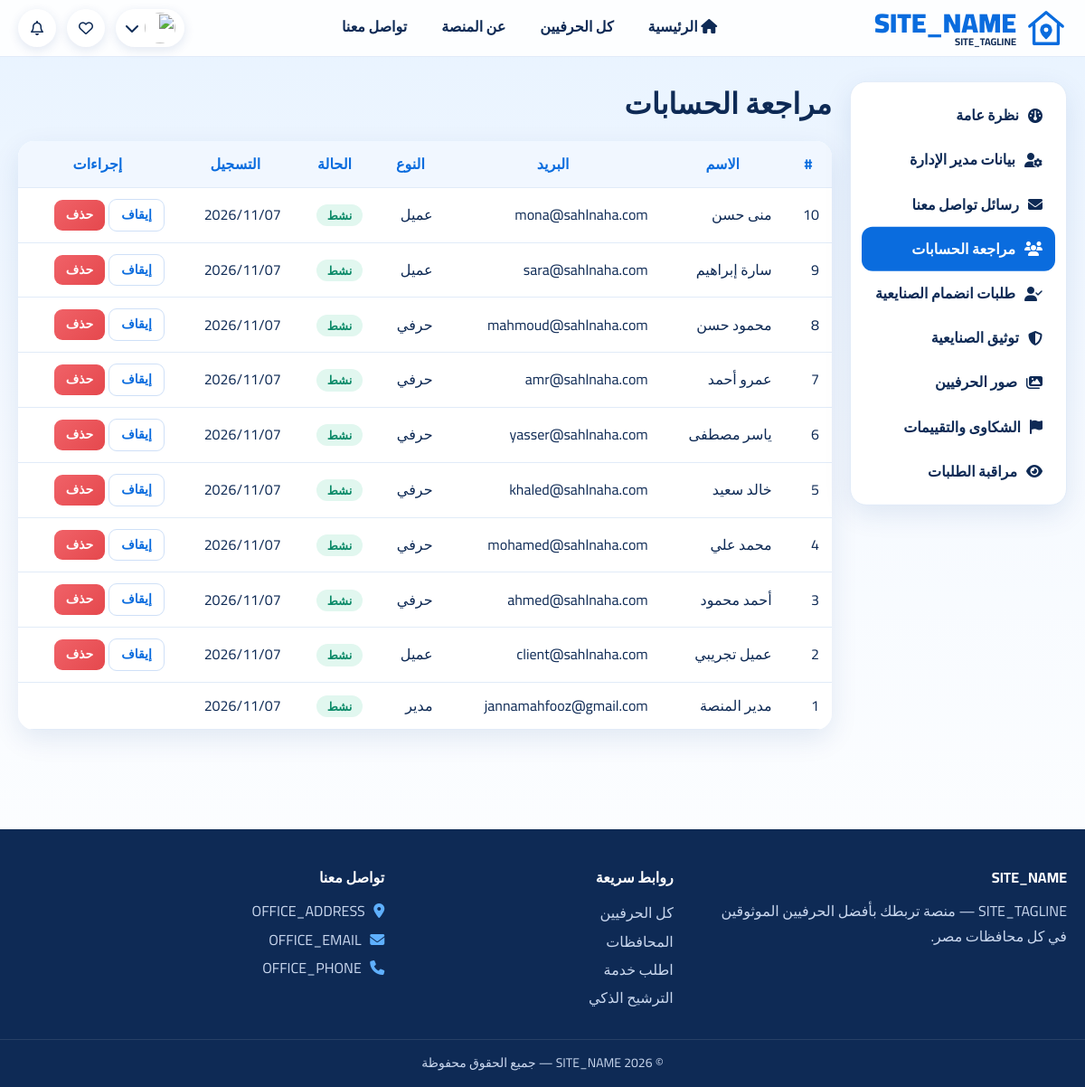
Page /index.php?tab=users (signed in) on the committed database.
### tables this page shows
CREATE TABLE users (
  id INT AUTO_INCREMENT PRIMARY KEY,
  name VARCHAR(120) NOT NULL,
  email VARCHAR(160) NOT NULL UNIQUE,
  phone VARCHAR(30),
  password VARCHAR(255) NOT NULL,
  role ENUM('client','craftsman','admin') NOT NULL DEFAULT 'client',
  avatar VARCHAR(255),
  status ENUM('active','suspended') NOT NULL DEFAULT 'active',
  created_at TIMESTAMP DEFAULT CURRENT_TIMESTAMP
);

### functions.php (called while the page is built, shortened)
<?php
function db(): PDO {
    static $pdo;
    if (!$pdo) {
        $pdo = new PDO('mysql:host=' . DB_HOST . ';dbname=' . DB_NAME . ';charset=utf8mb4', DB_USER, DB_PASS, [
            PDO::ATTR_ERRMODE => PDO::ERRMODE_EXCEPTION,
            PDO::ATTR_DEFAULT_FETCH_MODE => PDO::FETCH_ASSOC,
        ]);
    }
    return $pdo;
}
function q(string $sql, array $p = []): PDOStatement {
    $s = db()->prepare($sql);
    $s->execute($p);
    return $s;
}
function e($v): string {
    return htmlspecialchars((string)$v, ENT_QUOTES, 'UTF-8');
}
function url(string $p = ''): string {
    return BASE_URL . $p;
}
function user() {
    static $u = null, $done = false;
    if (!$done) {
        $u = isset($_SESSION['uid'])
            ? (q('SELECT * FROM users WHERE id=? AND status="active"', [$_SESSION['uid']])->fetch() ?: null)
            : null;
    }
    return $u;
}
function require_login(?string $role = null) {
    $u = user();
    return $u;
}
    ?>

### index.php (the view, shortened to what this page needs)
<?php
require __DIR__ . '/../includes/functions.php';
$u = require_login('admin');
$tab = $_GET['tab'] ?? 'overview';
function act(string $act, int $id, string $label, string $cls = 'ghost') {
    echo '<form method="post" class="inl">' .
        csrf_field() .
        '<input type="hidden" name="act" value="' . $act . '">' .
        '<input type="hidden" name="id" value="' . $id . '">' .
        '<button class="btn sm ' . $cls . '">' . $label . '</button></form>';
}
require __DIR__ . '/../includes/header.php';
$tabs = [
    'overview' => ['نظرة عامة', 'gauge'],
    'profile' => ['بيانات مدير الإدارة', 'user-gear'],
    'contacts' => ['رسائل تواصل معنا', 'envelope'],
    'users' => ['مراجعة الحسابات', 'users'],
    'join' => ['طلبات انضمام الصنايعية', 'user-check'],
    'verify' => ['توثيق الصنايعية', 'shield-halved'],
    'photos' => ['صور الحرفيين', 'images'],
    'reports' => ['الشكاوى والتقييمات', 'flag'],
    'requests' => ['مراقبة الطلبات', 'eye']
];
?>
<div class="wrap admin">
<aside class="a-side">
    <?php foreach ($tabs as $k => $t): ?>
        <a class="<?= $tab === $k ? 'on' : '' ?>"
           href="<?= url('admin/index.php?tab=' . $k) ?>">
            <i class="fa-solid fa-<?= $t[1] ?>"></i>
            <?= $t[0] ?>
        </a>
    <?php endforeach ?>
</aside>
<main class="a-main">
<?php if ($tab === 'profile'): ?>
    <h1>بيانات مدير الإدارة</h1>
    <section class="panel">
        <form method="post"
              enctype="multipart/form-data"
              style="max-width:500px">
            <?= csrf_field() ?>
            <input type="hidden"
                   name="act"
                   value="save_admin_profile">
            <div style="text-align:center;margin-bottom:20px">
                <img
                    src="<?= e(img($u['avatar'])) ?>"
                    alt="صورة مدير الإدارة"
                    style="width:110px;height:110px;object-fit:cover;border-radius:50%;"
                >
                <p>الصورة الحالية</p>
            </div>
            <label>اسم مدير الإدارة</label>
            <input
                type="text"
                name="name"
                value="<?= e($u['name']) ?>"
                maxlength="120"
                required
                style="width:100%;margin:10px 0 20px"
            >
            <label>الصورة الشخصية</label>
            <input
                type="file"
                name="photo"
                accept="image/jpeg,image/png,image/webp"
                style="width:100%;margin:10px 0 20px"
            >
            <button type="submit" class="btn green">
                حفظ البيانات
            </button>
        </form>
    </section>
<?php elseif ($tab === 'users'): ?>
<h1>مراجعة الحسابات</h1>
<div class="tbl-wrap">
<table class="tbl">
<tr>
    <th>#</th>
    <th>الاسم</th>
    <th>البريد</th>
    <th>النوع</th>
    <th>الحالة</th>
    <th>التسجيل</th>
    <th>إجراءات</th>
</tr>
<?php foreach (q('SELECT * FROM users ORDER BY id DESC LIMIT 200')->fetchAll() as $r): ?>
<tr>
    <td><?= $r['id'] ?></td>
    <td><?= e($r['name']) ?></td>
    <td><?= e($r['email']) ?></td>
    <td>
        <?= ['admin' => 'مدير', 'client' => 'عميل', 'craftsman' => 'حرفي'][$r['role']] ?>
    </td>
    <td>
        <span class="pill <?= $r['status'] === 'active' ? 'ok' : 'off' ?>">
            <?= $r['status'] === 'active' ? 'نشط' : 'موقوف' ?>
        </span>
    </td>
    <td><?= date('Y/m/d', strtotime($r['created_at'])) ?></td>
    <td>
        <?php if ($r['role'] !== 'admin') {
            if ($r['status'] === 'active') {
                act('suspend', $r['id'], 'إيقاف');
            } else {
                act('activate', $r['id'], 'تفعيل', 'green');
            }
        } ?>
    </td>
</tr>
<?php endforeach ?>
</table>
</div>
<?php endif; ?>
</main>
</div>
<?php require __DIR__ . '/../includes/footer.php'; ?>

### style.css (style rules this page uses)
:root { --blue:#0a6cde;--blue-d:#0752b3;--navy:#0e2a55;--mut:#6b7a99;--line:#e1ebf8;--bg:#f3f8ff;--ok:#14b08a;--gold:#f5b301;--red:#e5484d;--r:16px;--sh:0 10px 30px rgba(14,60,140,.10) }
* { box-sizing:border-box;margin:0;padding:0 }
html { scroll-behavior:smooth }
body { font-family:'Cairo',system-ui,sans-serif;color:var(--navy);background:linear-gradient(180deg,#e8f3ff 0,#f6faff 520px,#fff 100%) no-repeat;line-height:1.7;min-height:100vh }
a { color:inherit;text-decoration:none }
button { font:inherit;cursor:pointer;border:0;background:none;color:inherit }
.wrap { max-width:1280px;margin:auto;padding:0 20px }
.btn { display:inline-flex;align-items:center;justify-content:center;gap:8px;background:linear-gradient(135deg,#1387f0,var(--blue));color:#fff;font-weight:700;padding:10px 20px;border-radius:12px;box-shadow:0 6px 16px rgba(10,108,222,.28);transition:.2s;white-space:nowrap }
.btn.ghost { background:#fff;color:var(--blue);border:1.5px solid #cfe0f7;box-shadow:none }
.btn.danger { background:linear-gradient(135deg,#f06268,var(--red));box-shadow:none }
.btn.sm { padding:5px 13px;font-size:14px;border-radius:9px }
.pill { display:inline-block;padding:1px 12px;border-radius:20px;font-size:13px;font-weight:700 }
.pill.ok { background:#e1f7ef;color:#0b8a68 }
.tbl-wrap { overflow-x:auto;margin-bottom:40px;border-radius:18px;box-shadow:var(--sh) }
.cmp-table,.tbl { width:100%;border-collapse:collapse;background:#fff;min-width:640px }
.cmp-table th,.cmp-table td,.tbl th,.tbl td { padding:12px 14px;border-bottom:1px solid var(--line);text-align:center;vertical-align:middle }
.cmp-table th,.tbl th { background:#f1f7ff;color:var(--blue);white-space:nowrap }
.tbl td { text-align:start }
.inl { display:inline-block;margin-inline-end:4px }
.admin { display:grid;grid-template-columns:240px 1fr;gap:20px;padding-top:24px;padding-bottom:40px;align-items:start }
.a-side { background:#fff;border-radius:18px;padding:12px;box-shadow:var(--sh);border:1px solid var(--line);position:sticky;top:90px }
.a-side a { display:flex;gap:10px;align-items:center;padding:11px 14px;border-radius:12px;font-weight:700 }
.a-side a.on { background:var(--blue);color:#fff }
.a-main h1 { margin-bottom:14px }

### rows in the picture
users: id "10", name "منى حسن", email "mona@sahlnaha.com", role "عميل", status "نشط", created_at "2026/11/07", label "إيقاف حذف"
users: id "9", name "سارة إبراهيم", email "sara@sahlnaha.com", role "عميل", status "نشط", created_at "2026/11/07", label "إيقاف حذف"
users: id "8", name "محمود حسن", email "mahmoud@sahlnaha.com", role "حرفي", status "نشط", created_at "2026/11/07", label "إيقاف حذف"
users: id "7", name "عمرو أحمد", email "amr@sahlnaha.com", role "حرفي", status "نشط", created_at "2026/11/07", label "إيقاف حذف"
users: id "6", name "ياسر مصطفى", email "yasser@sahlnaha.com", role "حرفي", status "نشط", created_at "2026/11/07", label "إيقاف حذف"
users: id "5", name "خالد سعيد", email "khaled@sahlnaha.com", role "حرفي", status "نشط", created_at "2026/11/07", label "إيقاف حذف"
users: id "4", name "محمد علي", email "mohamed@sahlnaha.com", role "حرفي", status "نشط", created_at "2026/11/07", label "إيقاف حذف"
users: id "3", name "أحمد محمود", email "ahmed@sahlnaha.com", role "حرفي", status "نشط", created_at "2026/11/07", label "إيقاف حذف"
users: id "2", name "عميل تجريبي", email "client@sahlnaha.com", role "عميل", status "نشط", created_at "2026/11/07", label "إيقاف حذف"
users: id "1", name "مدير المنصة", email "jannamahfooz@gmail.com", role "مدير", status "نشط", created_at "2026/11/07"

### other values in the picture
SITE_TAGLINE "SITE_TAGLINE"
$t[0] "نظرة عامة"
$t[0] "بيانات مدير الإدارة"
$t[0] "رسائل تواصل معنا"
$t[0] "مراجعة الحسابات"
$t[0] "طلبات انضمام الصنايعية"
$t[0] "توثيق الصنايعية"
$t[0] "صور الحرفيين"
$t[0] "الشكاوى والتقييمات"
$t[0] "مراقبة الطلبات"
SITE_NAME "SITE_NAME"
OFFICE_ADDRESS "OFFICE_ADDRESS"
OFFICE_EMAIL "OFFICE_EMAIL"
OFFICE_PHONE "OFFICE_PHONE"
